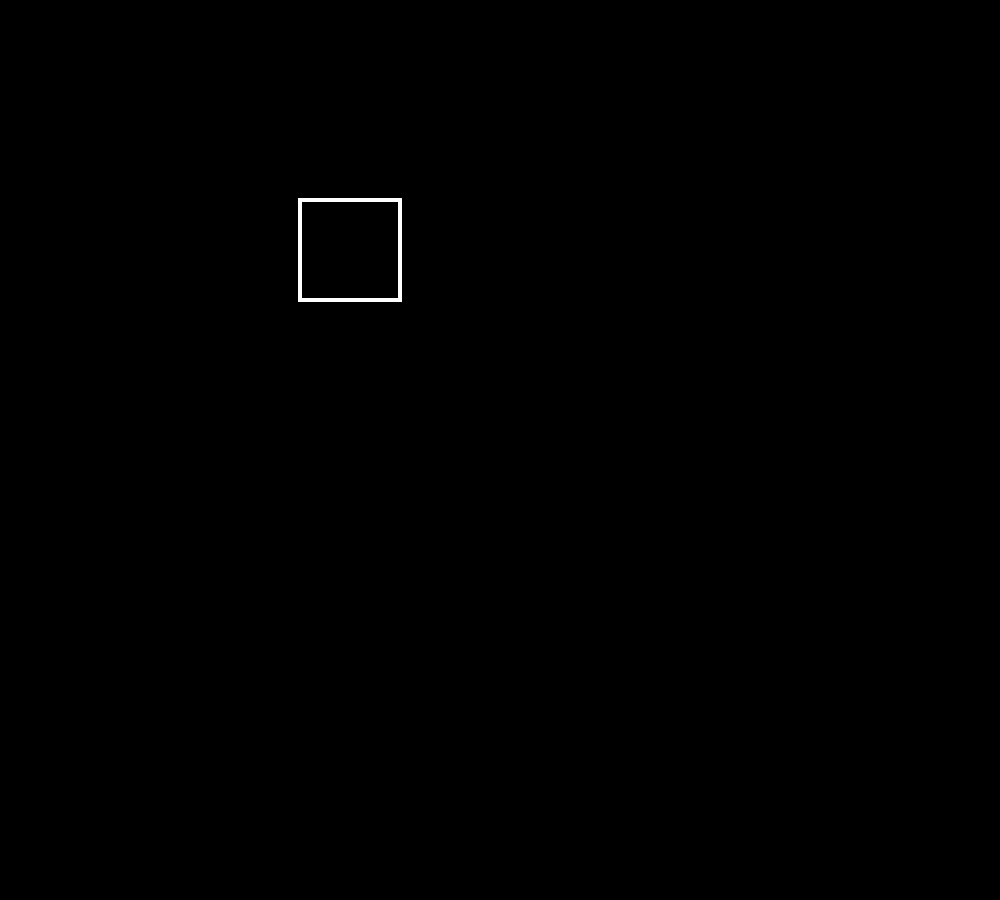
Frame 1 (no input)
Frame 60 (no input): identical to frame 1, image omitted
Frame 120 (the mouse pressed at the canvas centre since frame 60): identical to frame 1, image omitted

The p5.js sketch that drew this single still picture (run headless with seeded random() and noise() and a simulated clock; from frame 60 on, the mouse is pressed at the canvas centre):

// p5.js sketch
// ── sketch.js
function setup() {
  createCanvas(1000, 900);
}

function draw() {
  background(0);
  stroke(255);
  strokeWeight(4);
  noFill();
  if (mouseX > 300 && mouseX < 400){
    fill(255,0,200);
      }
    
    rect(300,200,100,100);  
}
